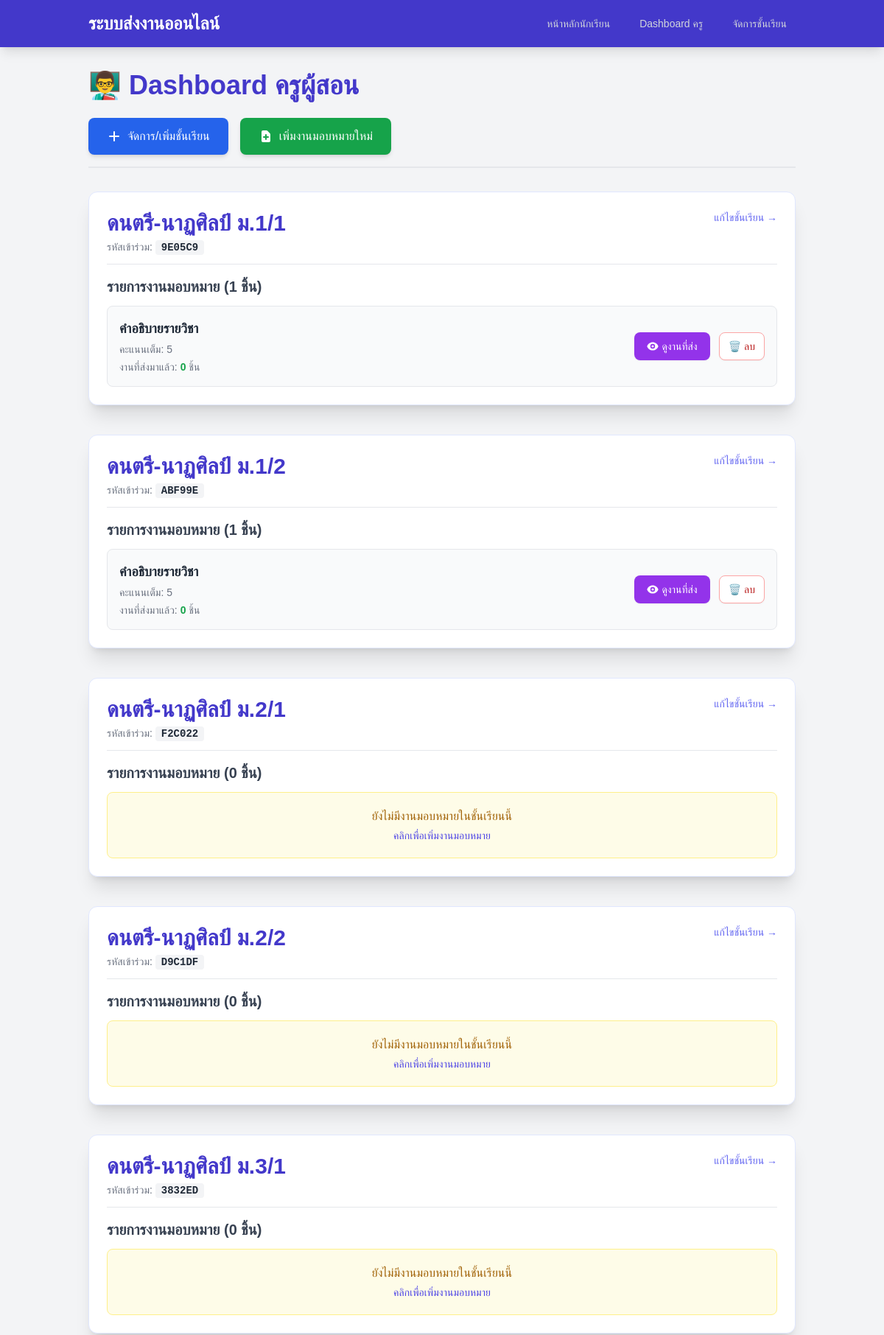
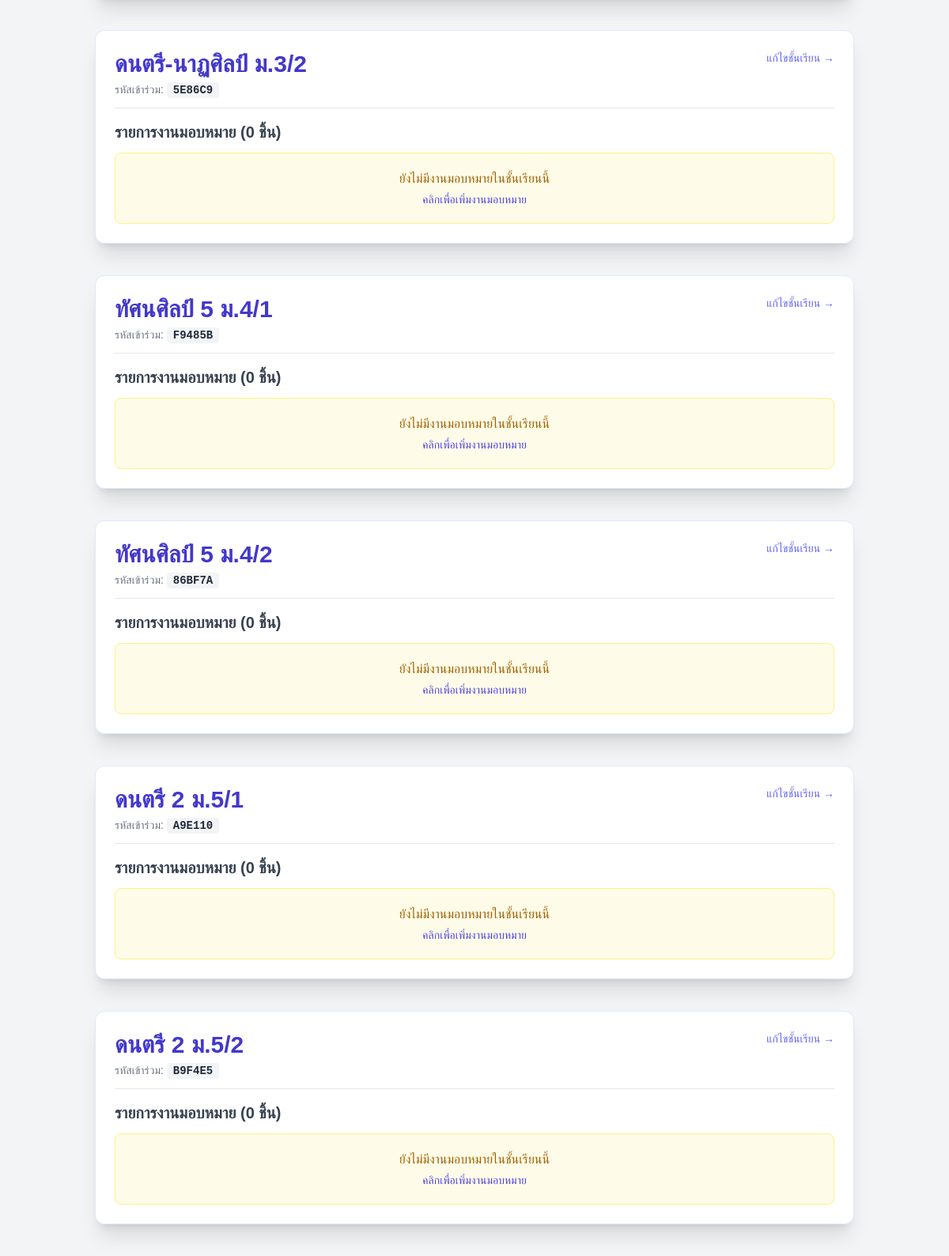
Screenshot of /teacher (upper part) with the database file from the repository (2 pictures, top to bottom).
### app.py (models this page shows)
class Class(db.Model):
    id = db.Column(db.Integer, primary_key=True)
    name = db.Column(db.String(100), nullable=False)
    teacher_id = db.Column(db.String(100), default='default_teacher')
    join_code = db.Column(db.String(10), unique=True, nullable=False)
    assignments = db.relationship('Assignment', backref='class_rel', lazy=True, cascade='all, delete-orphan')

class Assignment(db.Model):
    id = db.Column(db.Integer, primary_key=True)
    title = db.Column(db.String(200), nullable=False)
    description = db.Column(db.Text, nullable=True)
    file_link = db.Column(db.String(500), nullable=True)
    max_score = db.Column(db.Integer, default=100)
    due_date = db.Column(db.DateTime, nullable=True)
    class_id = db.Column(db.Integer, db.ForeignKey('class.id'), nullable=False)
    submissions = db.relationship('Submission', backref='assignment_rel', lazy=True, cascade='all, delete-orphan')

### app.py (the view)
@app.route('/teacher')
def teacher_dashboard():
    classes = Class.query.order_by(Class.id).all()
    return render_template('teacher_dashboard.html', classes=classes)

### templates/teacher_dashboard.html (shortened to what this page needs)
{% extends "base.html" %}
{% block content %}
<div class="container mx-auto p-4 md:p-8">
    <div class="max-w-6xl mx-auto">
        <h1 class="text-4xl font-extrabold text-indigo-700 mb-6">
            👨‍🏫 Dashboard ครูผู้สอน
        </h1>
        <div class="flex flex-wrap gap-4 mb-8 border-b-2 pb-4">
            <a href="{{ url_for('manage_classes') }}"
               class="flex items-center px-6 py-3 border border-transparent rounded-lg shadow-md text-base font-medium text-white bg-blue-600 hover:bg-blue-700 transition duration-150">
                <svg xmlns="http://www.w3.org/2000/svg" class="h-5 w-5 mr-2" viewBox="0 0 20 20" fill="currentColor">
                  <path d="M10 3a1 1 0 011 1v5h5a1 1 0 110 2h-5v5a1 1 0 11-2 0v-5H4a1 1 0 110-2h5V4a1 1 0 011-1z" />
                </svg>
                จัดการ/เพิ่มชั้นเรียน
            </a>
            <a href="{{ url_for('add_assignment') }}"
               class="flex items-center px-6 py-3 border border-transparent rounded-lg shadow-md text-base font-medium text-white bg-green-600 hover:bg-green-700 transition duration-150">
                เพิ่มงานมอบหมายใหม่
            </a>
        </div>
        <div class="space-y-10">
            {% if classes %}
                {% for class_obj in classes %}
                    <div class="bg-white p-6 rounded-xl shadow-xl border border-indigo-100">
                        <div class="flex justify-between items-start border-b pb-3 mb-4">
                            <div>
                                <h2 class="text-3xl font-bold text-indigo-700">{{ class_obj.name }}</h2>
                                <p class="text-sm text-gray-500 mt-1">
                                    รหัสเข้าร่วม: <span class="font-mono bg-gray-100 px-2 py-0.5 rounded text-gray-800 font-bold">{{ class_obj.join_code }}</span>
                                </p>
                            </div>
                            <a href="{{ url_for('manage_classes') }}" class="text-sm text-indigo-500 hover:text-indigo-700 transition duration-150">
                                แก้ไขชั้นเรียน &rarr;
                            </a>
                        </div>
                        <h3 class="text-xl font-semibold text-gray-700 mb-3">
                            รายการงานมอบหมาย ({{ class_obj.assignments | length }} ชิ้น)
                        </h3>
                        <div class="space-y-4">
                            {% if class_obj.assignments %}
                                {% for assignment in class_obj.assignments %}
                                    <div class="p-4 bg-gray-50 border border-gray-200 rounded-lg flex flex-col md:flex-row justify-between items-start md:items-center">
                                        <div class="flex-1 min-w-0 mb-3 md:mb-0">
                                            <p class="text-lg font-bold text-gray-800 truncate">{{ assignment.title }}</p>
                                            <p class="text-sm text-gray-500 mt-1">
                                                คะแนนเต็ม: {{ assignment.max_score }}
                                            </p>
                                            <p class="text-sm text-gray-500 mt-1">
                                                งานที่ส่งมาแล้ว: <span class="font-bold text-green-600">{{ assignment.submissions | length }}</span> ชิ้น
                                            </p>
                                        </div>
                                        <div class="flex space-x-3 flex-shrink-0">
                                            <a href="{{ url_for('view_submissions', assignment_id=assignment.id) }}"
                                               class="px-4 py-2 border border-transparent rounded-lg shadow-sm text-sm font-medium text-white bg-purple-600 hover:bg-purple-700 transition duration-150 flex items-center">
                                                ดูงานที่ส่ง
                                            </a>
                                            <form method="POST" action="{{ url_for('delete_assignment', assignment_id=assignment.id) }}"
                                                  onsubmit="return confirm('คุณแน่ใจหรือไม่ว่าต้องการลบงานมอบหมายนี้? ข้อมูลงานที่ส่งมาจะถูกลบทั้งหมด');">
                                                <button type="submit"
                                                        class="px-3 py-2 border border-red-300 rounded-lg shadow-sm text-sm font-medium text-red-700 bg-white hover:bg-red-50 transition duration-150 flex items-center">
                                                    🗑️ ลบ
                                                </button>
                                            </form>
                                        </div>
                                    </div>
                                {% endfor %}
                            {% else %}
                                <div class="text-center p-5 bg-yellow-50 rounded-lg border border-yellow-200">
                                    <p class="text-yellow-700">ยังไม่มีงานมอบหมายในชั้นเรียนนี้</p>
                                    <a href="{{ url_for('add_assignment') }}" class="text-sm text-indigo-600 hover:underline mt-1 block">
                                        คลิกเพื่อเพิ่มงานมอบหมาย
                                    </a>
                                </div>
                            {% endif %}
                        </div>
                    </div>
                {% endfor %}
            {% endif %}
        </div>
    </div>
</div>
{% endblock %}

### templates/base.html (style rules this page uses)
body { font-family: 'Sarabun', 'Arial', sans-serif; }

### rows the page displays
Class: name "ดนตรี-นาฏศิลป์ ม.1/1", join_code "9E05C9", assignments|length "1"
Assignment: title "คำอธิบายรายวิชา", max_score "5", submissions|length "0"
Class: name "ดนตรี-นาฏศิลป์ ม.1/2", join_code "ABF99E", assignments|length "1"
Assignment: title "คำอธิบายรายวิชา", max_score "5", submissions|length "0"
Class: name "ดนตรี-นาฏศิลป์ ม.2/1", join_code "F2C022", assignments|length "0"
Class: name "ดนตรี-นาฏศิลป์ ม.2/2", join_code "D9C1DF", assignments|length "0"
Class: name "ดนตรี-นาฏศิลป์ ม.3/1", join_code "3832ED", assignments|length "0"
Class: name "ดนตรี-นาฏศิลป์ ม.3/2", join_code "5E86C9", assignments|length "0"
Class: name "ทัศนศิลป์ 5 ม.4/1", join_code "F9485B", assignments|length "0"
Class: name "ทัศนศิลป์ 5 ม.4/2", join_code "86BF7A", assignments|length "0"
Class: name "ดนตรี 2 ม.5/1", join_code "A9E110", assignments|length "0"
Class: name "ดนตรี 2 ม.5/2", join_code "B9F4E5", assignments|length "0"
